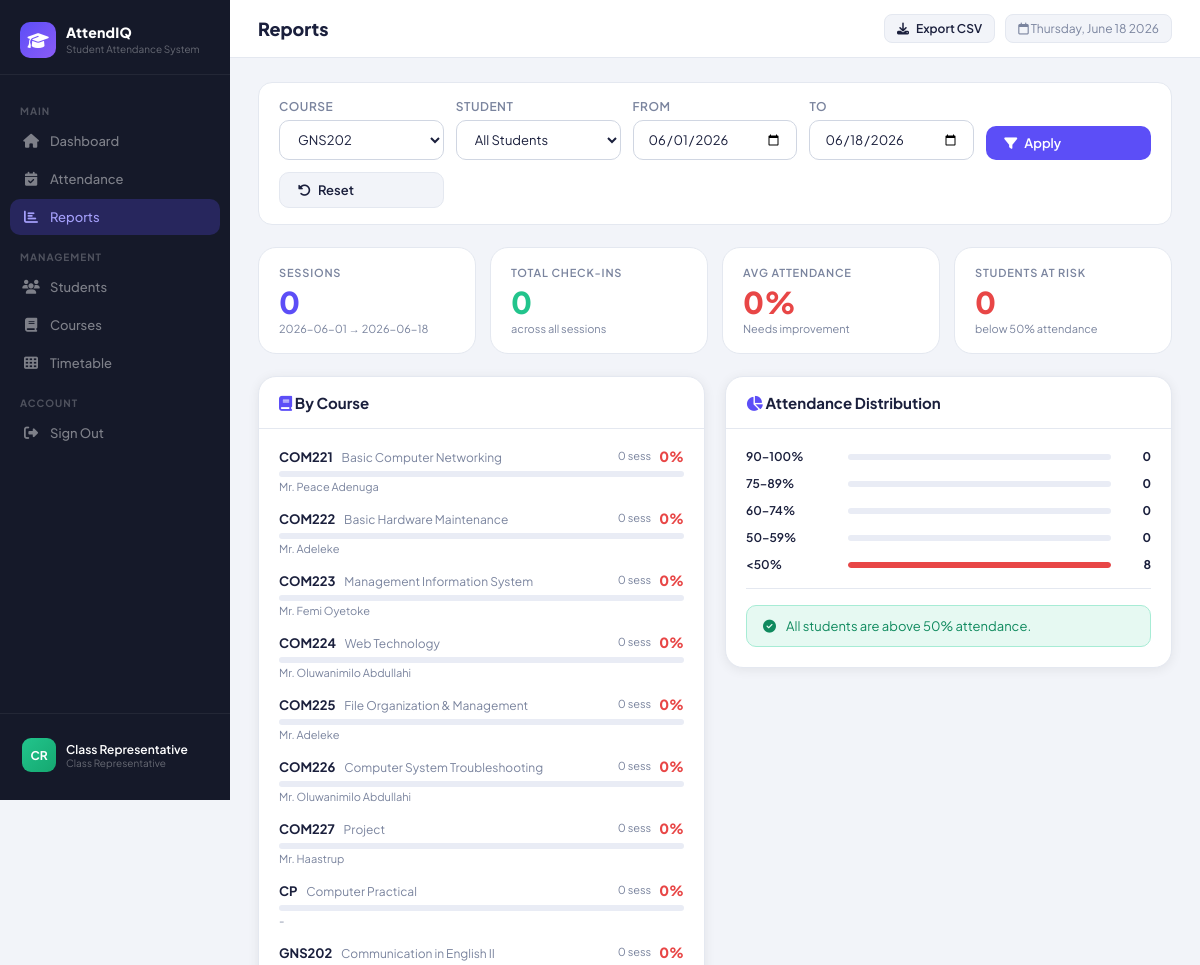
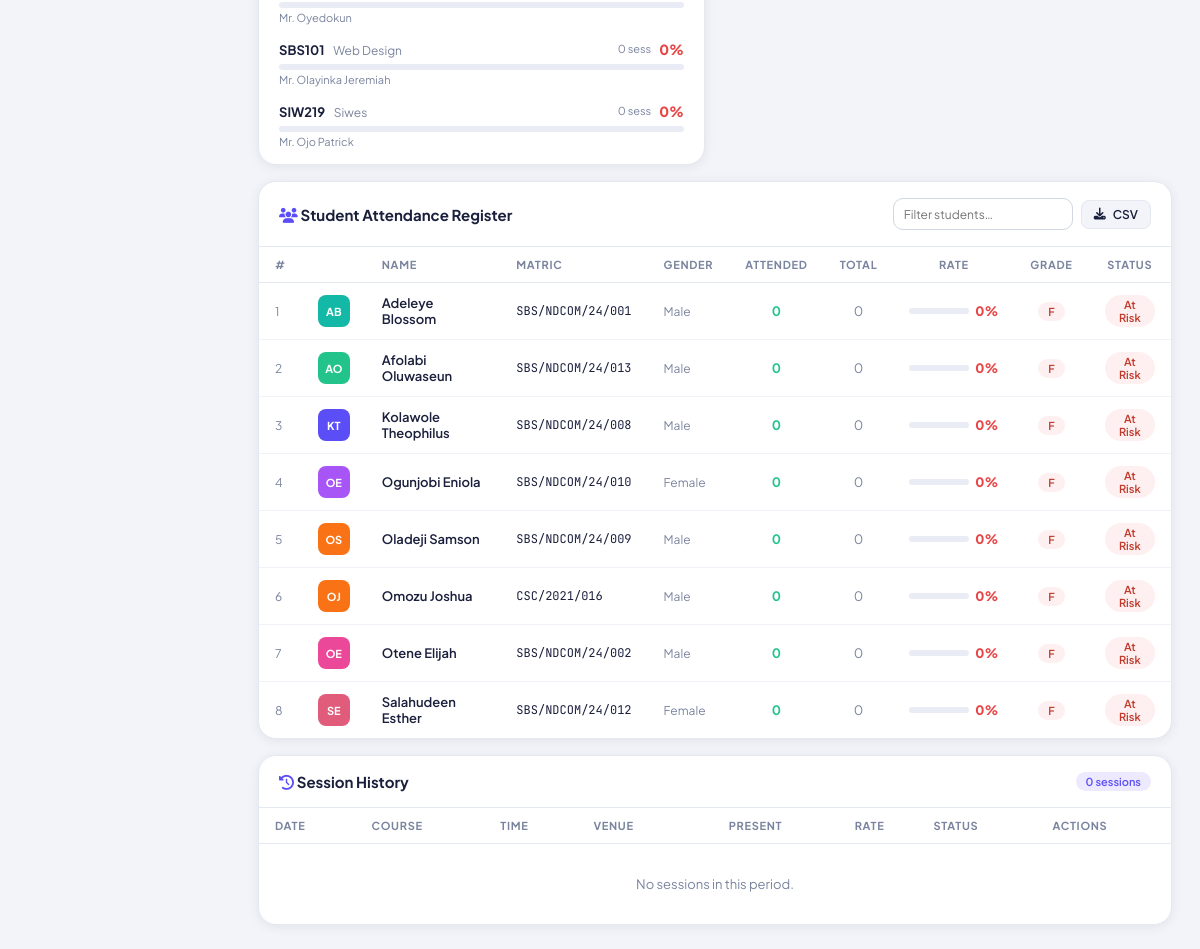
The app's page /admin/reports.php?course_id=8 (signed in) with its own data (2 pictures, top to bottom).
### tables this page shows
CREATE TABLE `courses` (
  `id` int(11) NOT NULL,
  `code` varchar(20) NOT NULL,
  `title` varchar(120) NOT NULL,
  `units` tinyint(4) NOT NULL DEFAULT 3,
  `instructor` varchar(120) NOT NULL,
  `instructor_email` varchar(120) DEFAULT NULL,
  `semester` enum('First','Second') NOT NULL DEFAULT 'First',
  `session` varchar(12) NOT NULL DEFAULT '2024/2025',
  `is_active` tinyint(1) NOT NULL DEFAULT 1,
  `created_at` datetime DEFAULT current_timestamp()
);

CREATE TABLE `students` (
  `id` int(11) NOT NULL,
  `matric_no` varchar(40) NOT NULL,
  `full_name` varchar(120) NOT NULL,
  `email` varchar(120) DEFAULT NULL,
  `phone` varchar(20) DEFAULT NULL,
  `gender` enum('Male','Female','Other') DEFAULT 'Male',
  `is_active` tinyint(1) NOT NULL DEFAULT 1,
  `created_at` datetime DEFAULT current_timestamp()
);

### include/config.php (called while the page is built, shortened)
<?php
function initials(string $name): string {
    $parts = explode(' ', trim($name));
    $ini = '';
    foreach ($parts as $p) $ini .= strtoupper(substr($p, 0, 1));
    return substr($ini, 0, 2);
}

### admin/reports.php (the view, shortened to what this page needs)
<?php
require_once __DIR__ . '/../include/config.php';
require_once __DIR__ . '/../include/layout.php';
$db = db();
$filterCourse  = (int)($_GET['course_id'] ?? 0);
$filterStudent = (int)($_GET['student_id'] ?? 0);
$filterFrom    = $_GET['date_from'] ?? date('Y-m-01');
$filterTo      = $_GET['date_to']   ?? date('Y-m-d');
$courses  = $db->query('SELECT id, code, title FROM courses WHERE is_active=TRUE ORDER BY code')->fetchAll();
$students = $db->query('SELECT id, matric_no, full_name FROM students WHERE is_active=TRUE ORDER BY full_name')->fetchAll();
$totalStudents = $db->query('SELECT COUNT(*) FROM students WHERE is_active=TRUE')->fetchColumn();
$statSessions = $db->prepare('
    SELECT COUNT(*) FROM att_sessions s
    JOIN timetable t ON s.timetable_id=t.id
    WHERE s.session_date BETWEEN ? AND ?
    ' . ($filterCourse ? 'AND t.course_id=?' : ''));
$p = [$filterFrom, $filterTo];
if ($filterCourse) $p[] = $filterCourse;
$statSessions->execute($p);
$numSessions = $statSessions->fetchColumn();
$statPresence = $db->prepare('
    SELECT COUNT(*) FROM attendance a
    JOIN att_sessions s ON a.session_id=s.id
    JOIN timetable t ON s.timetable_id=t.id
    WHERE s.session_date BETWEEN ? AND ?
    ' . ($filterCourse ? 'AND t.course_id=?' : ''));
$statPresence->execute($p);
$numPresences = $statPresence->fetchColumn();
$avgRate = ($numSessions > 0 && $totalStudents > 0)
    ? round($numPresences / ($numSessions * $totalStudents) * 100)
    : 0;
$courseBreakdown = $db->prepare('
    SELECT c.id, c.code, c.title, c.instructor,
           COUNT(DISTINCT s.id) AS sessions,
           COUNT(a.id)          AS presences,
           ? AS total_students
    FROM courses c
    LEFT JOIN timetable t ON t.course_id=c.id
    LEFT JOIN att_sessions s ON s.timetable_id=t.id AND s.session_date BETWEEN ? AND ?
    LEFT JOIN attendance a ON a.session_id=s.id
    WHERE c.is_active=TRUE
    GROUP BY c.id
    ORDER BY c.code
');
$courseBreakdown->execute([$totalStudents, $filterFrom, $filterTo]);
$courseStats = $courseBreakdown->fetchAll();
$stuParams  = [$filterFrom, $filterTo];
$stuWhere   = '';
if ($filterCourse)  { $stuWhere  .= ' AND t.course_id=?';  $stuParams[] = $filterCourse; }
$stuParams2 = [$filterFrom, $filterTo];
if ($filterCourse) $stuParams2[] = $filterCourse;
$studentBreakdown = $db->prepare("
    SELECT st.id, st.matric_no, st.full_name, st.gender,
           COUNT(DISTINCT a.session_id) AS attended,
           (SELECT COUNT(DISTINCT s2.id) FROM att_sessions s2
            JOIN timetable t2 ON s2.timetable_id=t2.id
            WHERE s2.session_date BETWEEN ? AND ?
            " . ($filterCourse ? 'AND t2.course_id=?' : '') . "
           ) AS total_sess
    FROM students st
    LEFT JOIN attendance a ON a.student_id=st.id
    LEFT JOIN att_sessions s ON a.session_id=s.id AND s.session_date BETWEEN ? AND ?
    LEFT JOIN timetable t ON s.timetable_id=t.id
    {$stuWhere}
    WHERE st.is_active=TRUE
    GROUP BY st.id
    ORDER BY attended DESC, st.full_name
");
$finalParams = array_merge($stuParams2, [$filterFrom, $filterTo], ($filterCourse ? [$filterCourse] : []), ($filterStudent ? [$filterStudent] : []));
$studentBreakdown->execute($finalParams);
$studentStats = $studentBreakdown->fetchAll();
function rateGrade(int $pct): array {
    return ['F', 'badge-red'];
}
$colors = ['#5c4ef7','#22c48c','#3b8df9','#f5a524','#e84646','#a855f7','#e05c7a','#f97316','#14b8a6','#ec4899'];
function rColor(int $id, array $c): string { return $c[$id % count($c)]; }
?>
<form method="GET" style="background:#fff;border:1px solid var(--border);border-radius:14px;padding:16px 20px;margin-bottom:22px">
  <div style="display:grid;grid-template-columns:repeat(auto-fit,minmax(160px,1fr));gap:12px;align-items:end">
    <div class="form-group" style="margin:0">
      <label>Course</label>
      <select name="course_id">
        <?php foreach ($courses as $c): ?>
          <option value="<?= $c['id'] ?>" <?= $filterCourse===$c['id']?'selected':'' ?>>
            <?= htmlspecialchars($c['code']) ?>
          </option>
        <?php endforeach; ?>
      </select>
    </div>
    <div class="form-group" style="margin:0">
      <label>Student</label>
      <select name="student_id">
        <option value="0">All Students</option>
      </select>
    </div>
    <div class="form-group" style="margin:0">
      <label>From</label>
      <input type="date" name="date_from" value="<?= $filterFrom ?>">
    </div>
    <div class="form-group" style="margin:0">
      <label>To</label>
      <input type="date" name="date_to" value="<?= $filterTo ?>">
    </div>
    <div>
      <button type="submit" class="btn btn-primary w-full"><i class="fa-solid fa-filter"></i> Apply</button>
    </div>
    <div>
      <a href="reports.php" class="btn btn-ghost w-full"><i class="fa-solid fa-rotate-left"></i> Reset</a>
    </div>
  </div>
</form>
<div class="stat-grid" style="grid-template-columns:repeat(4,1fr)">
  <div class="stat-card">
    <div class="stat-lbl">Sessions</div>
    <div class="stat-val c-brand"><?= $numSessions ?></div>
    <div class="stat-sub"><?= $filterFrom ?> → <?= $filterTo ?></div>
  </div>
  <div class="stat-card">
    <div class="stat-lbl">Total Check-ins</div>
    <div class="stat-val c-green"><?= $numPresences ?></div>
    <div class="stat-sub">across all sessions</div>
  </div>
  <div class="stat-card">
    <div class="stat-lbl">Avg Attendance</div>
    <div class="stat-val" style="color:<?= $avgRate>=70?'var(--green)':($avgRate>=50?'var(--amber)':'var(--red)') ?>"><?= $avgRate ?>%</div>
    <div class="stat-sub"><?= $avgRate>=70?'Healthy':'Needs improvement' ?></div>
  </div>
  <div class="stat-card">
    <div class="stat-lbl">Students At Risk</div>
    <?php $atRisk = count(array_filter($studentStats, fn($s)=>
        $s['total_sess']>0 && ($s['attended']/$s['total_sess'])<0.5));
    ?>
    <div class="stat-val c-red"><?= $atRisk ?></div>
    <div class="stat-sub">below 50% attendance</div>
  </div>
</div>
<div class="grid-2" style="align-items:start">
  <div class="card">
    <div class="card-header">
      <span class="card-title"><i class="fa-solid fa-book c-brand"></i> By Course</span>
    </div>
    <div style="padding:16px 20px;display:flex;flex-direction:column;gap:14px">
      <?php foreach ($courseStats as $c):
        $pct = ($c['sessions'] > 0 && $c['total_students'] > 0)
               ? round($c['presences'] / ($c['sessions'] * $c['total_students']) * 100) : 0;
        $barCol = $pct >= 70 ? 'var(--green)' : ($pct >= 50 ? 'var(--amber)' : 'var(--red)');
      ?>
      <div>
        <div style="display:flex;align-items:center;justify-content:space-between;margin-bottom:5px">
          <div>
            <span style="font-weight:700;font-size:13px"><?= htmlspecialchars($c['code']) ?></span>
            <span style="font-size:12px;color:var(--muted);margin-left:6px"><?= htmlspecialchars($c['title']) ?></span>
          </div>
          <div style="display:flex;align-items:center;gap:8px">
            <span style="font-size:11px;color:var(--muted)"><?= $c['sessions'] ?> sess</span>
            <span style="font-weight:800;font-size:14px;color:<?= $barCol ?>"><?= $pct ?>%</span>
          </div>
        </div>
        <div class="progress-bar-wrap">
        </div>
        <div style="font-size:11px;color:var(--muted);margin-top:3px"><?= htmlspecialchars($c['instructor']) ?></div>
      </div>
      <?php endforeach; ?>
    </div>
  </div>
  <div class="card">
    <div class="card-header">
      <span class="card-title"><i class="fa-solid fa-chart-pie c-brand"></i> Attendance Distribution</span>
    </div>
    <div style="padding:20px">
      <?php
      $brackets = ['90–100%'=>0,'75–89%'=>0,'60–74%'=>0,'50–59%'=>0,'<50%'=>0];
      foreach ($studentStats as $s) {
          $r = $s['total_sess']>0 ? ($s['attended']/$s['total_sess']*100) : 0;
          if     ($r >= 90) $brackets['90–100%']++;
          elseif ($r >= 75) $brackets['75–89%']++;
          elseif ($r >= 60) $brackets['60–74%']++;
          elseif ($r >= 50) $brackets['50–59%']++;
          else              $brackets['<50%']++;
      }
      $bColors = ['#22c48c','#3b8df9','#5c4ef7','#f5a524','#e84646'];
      $bi = 0;
      foreach ($brackets as $label => $count):
          $bPct = count($studentStats) > 0 ? round($count/count($studentStats)*100) : 0;
      ?>
      <div style="display:flex;align-items:center;gap:12px;margin-bottom:12px">
        <div style="width:90px;font-size:12px;font-weight:600;color:var(--text)"><?= $label ?></div>
        <div class="progress-bar-wrap">
          <div class="progress-bar" style="width:<?= $bPct ?>%;background:<?= $bColors[$bi] ?>"></div>
        </div>
        <div style="font-size:12px;font-weight:700;min-width:28px;text-align:right"><?= $count ?></div>
      </div>
      <?php $bi++; endforeach; ?>
      <div class="divider"></div>
      <?php if ($atRisk > 0): ?>
      <div class="alert alert-error" style="margin:0">
        <i class="fa-solid fa-triangle-exclamation"></i>
        <div><strong><?= $atRisk ?> student<?= $atRisk>1?'s are':' is' ?> at risk</strong> — below 50% attendance. Review the table below.</div>
      </div>
      <?php else: ?>
      <div class="alert alert-success" style="margin:0">
        <i class="fa-solid fa-circle-check"></i> All students are above 50% attendance.
      </div>
      <?php endif; ?>
    </div>
  </div>
</div>
<div class="card mt-4">
  <div class="card-header">
    <span class="card-title"><i class="fa-solid fa-users c-brand"></i> Student Attendance Register</span>
    <div style="display:flex;gap:8px;align-items:center">
      <input id="stu-search" placeholder="Filter students…" style="width:180px;padding:6px 10px;font-size:12px;height:32px"
             oninput="filterTable(this.value)">
      <a href="?export=1&course_id=<?= $filterCourse ?>&date_from=<?= $filterFrom ?>&date_to=<?= $filterTo ?>"
         class="btn btn-ghost btn-sm"><i class="fa-solid fa-download"></i> CSV</a>
    </div>
  </div>
  <div class="table-wrap">
    <table id="stu-table">
      <thead>
        <tr>
          <th>#</th><th></th><th>Name</th><th>Matric</th><th>Gender</th>
          <th style="text-align:center">Attended</th>
          <th style="text-align:center">Total</th>
          <th style="text-align:center">Rate</th>
          <th style="text-align:center">Grade</th>
          <th style="text-align:center">Status</th>
        </tr>
      </thead>
      <tbody>
        <?php foreach ($studentStats as $idx => $s):
          $rate = $s['total_sess'] > 0 ? round($s['attended'] / $s['total_sess'] * 100) : 0;
          [$grade, $gradeBadge] = rateGrade($rate);
          $rateColor = $rate >= 70 ? 'var(--green)' : ($rate >= 50 ? 'var(--amber)' : 'var(--red)');
          $col = rColor((int)$s['id'], $colors);
          $statusBadge = $rate >= 75 ? 'badge-green' : ($rate >= 50 ? 'badge-amber' : 'badge-red');
          $statusLabel = $rate >= 75 ? 'Good' : ($rate >= 50 ? 'Warning' : 'At Risk');
        ?>
        <tr data-name="<?= strtolower(htmlspecialchars($s['full_name'])) ?>"
            data-matric="<?= strtolower(htmlspecialchars($s['matric_no'])) ?>">
          <td class="text-muted text-sm"><?= $idx+1 ?></td>
          <td><div class="av av-sm" style="background:<?= $col ?>"><?= initials($s['full_name']) ?></div></td>
          <td style="font-weight:600"><?= htmlspecialchars($s['full_name']) ?></td>
          <td class="mono"><?= htmlspecialchars($s['matric_no']) ?></td>
          <td style="color:var(--muted);font-size:12px"><?= $s['gender'] ?></td>
          <td style="text-align:center;font-weight:700;color:var(--green)"><?= $s['attended'] ?></td>
          <td style="text-align:center;color:var(--muted)"><?= $s['total_sess'] ?></td>
          <td style="text-align:center">
            <div style="display:flex;align-items:center;justify-content:center;gap:6px">
              <div class="progress-bar-wrap" style="width:60px">
              </div>
              <span style="font-weight:800;font-size:13px;color:<?= $rateColor ?>"><?= $rate ?>%</span>
            </div>
          </td>
          <td style="text-align:center"><span class="badge <?= $gradeBadge ?>"><?= $grade ?></span></td>
          <td style="text-align:center"><span class="badge <?= $statusBadge ?>"><?= $statusLabel ?></span></td>
        </tr>
        <?php endforeach; ?>
      </tbody>
    </table>
  </div>
</div>
<div class="card mt-4">
  <div class="card-header">
    <span class="card-title"><i class="fa-solid fa-clock-rotate-left c-brand"></i> Session History</span>
    <span class="badge badge-brand"><?= $numSessions ?> sessions</span>
  </div>
  <div class="table-wrap">
    <?php
    $histParams = [$filterFrom, $filterTo];
    $histWhere  = '';
    if ($filterCourse) { $histWhere .= ' AND t.course_id=?'; $histParams[] = $filterCourse; }
    $histStmt = $db->prepare("
        SELECT s.*, c.code, c.title, t.start_time, t.end_time, t.venue,
               COUNT(a.id) AS present_count
        FROM att_sessions s
        JOIN timetable t ON s.timetable_id=t.id
        JOIN courses c ON t.course_id=c.id
        LEFT JOIN attendance a ON a.session_id=s.id
        WHERE s.session_date BETWEEN ? AND ? {$histWhere}
        GROUP BY s.id
        ORDER BY s.session_date DESC, t.start_time DESC
        LIMIT 80
    ");
    $histStmt->execute($histParams);
    $sessions = $histStmt->fetchAll();
    ?>
    <table>
      <thead>
        <tr><th>Date</th><th>Course</th><th>Time</th><th>Venue</th>
            <th style="text-align:center">Present</th>
            <th style="text-align:center">Rate</th>
            <th>Status</th><th>Actions</th></tr>
      </thead>
      <tbody>
        <?php if (empty($sessions)): ?>
          <tr><td colspan="8" class="empty-state" style="padding:32px;text-align:center;color:var(--muted)">No sessions in this period.</td></tr>
        <?php endif; ?>
      </tbody>
    </table>
  </div>
</div>

### records on screen
courses: code "COM221", title "Basic Computer Networking", sessions "0", pct "0", instructor "Mr. Peace Adenuga"
courses: code "COM222", title "Basic Hardware Maintenance", sessions "0", pct "0", instructor "Mr. Adeleke"
courses: code "COM223", title "Management Information System", sessions "0", pct "0", instructor "Mr. Femi Oyetoke"
courses: code "COM224", title "Web Technology", sessions "0", pct "0", instructor "Mr. Oluwanimilo Abdullahi"
courses: code "COM225", title "File Organization & Management", sessions "0", pct "0", instructor "Mr. Adeleke"
courses: code "COM226", title "Computer System Troubleshooting", sessions "0", pct "0", instructor "Mr. Oluwanimilo Abdullahi"
courses: code "COM227", title "Project", sessions "0", pct "0", instructor "Mr. Haastrup"
courses: code "CP", title "Computer Practical", sessions "0", pct "0", instructor "-"
courses: code "GNS202", title "Communication in English II", sessions "0", pct "0", instructor "Mr. Oyedokun"
courses: code "SBS101", title "Web Design", sessions "0", pct "0", instructor "Mr. Olayinka Jeremiah"
courses: code "SIW219", title "Siwes", sessions "0", pct "0", instructor "Mr. Ojo Patrick"
students: full_name "AB", full_name "Adeleye Blossom", matric_no "SBS/NDCOM/24/001", gender "Male", attended "0", total_sess "0", rate "0", grade "F", statusLabel "At Risk"
students: full_name "AO", full_name "Afolabi Oluwaseun", matric_no "SBS/NDCOM/24/013", gender "Male", attended "0", total_sess "0", rate "0", grade "F", statusLabel "At Risk"
students: full_name "KT", full_name "Kolawole Theophilus", matric_no "SBS/NDCOM/24/008", gender "Male", attended "0", total_sess "0", rate "0", grade "F", statusLabel "At Risk"
students: full_name "OE", full_name "Ogunjobi Eniola", matric_no "SBS/NDCOM/24/010", gender "Female", attended "0", total_sess "0", rate "0", grade "F", statusLabel "At Risk"
students: full_name "OS", full_name "Oladeji Samson", matric_no "SBS/NDCOM/24/009", gender "Male", attended "0", total_sess "0", rate "0", grade "F", statusLabel "At Risk"
students: full_name "OJ", full_name "Omozu Joshua", matric_no "CSC/2021/016", gender "Male", attended "0", total_sess "0", rate "0", grade "F", statusLabel "At Risk"
students: full_name "OE", full_name "Otene Elijah", matric_no "SBS/NDCOM/24/002", gender "Male", attended "0", total_sess "0", rate "0", grade "F", statusLabel "At Risk"
students: full_name "SE", full_name "Salahudeen Esther", matric_no "SBS/NDCOM/24/012", gender "Female", attended "0", total_sess "0", rate "0", grade "F", statusLabel "At Risk"

### other values on screen
$repName "Class Representative"
$title "Reports"
$buttons "Export CSV"
$numSessions "0"
$numPresences "0"
$avgRate "0"
$atRisk "0"
$label "90–100%"
$count "0"
$label "75–89%"
$label "60–74%"
$label "50–59%"
$label "<50%"
$count "8"
form field course_id "GNS202"
